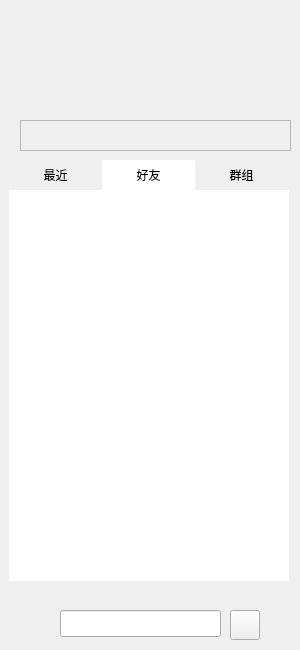
<?xml version="1.0" encoding="UTF-8"?>
<ui version="4.0">
 <class>FriendsList</class>
 <widget class="QWidget" name="FriendsList">
  <property name="geometry">
   <rect>
    <x>0</x>
    <y>0</y>
    <width>300</width>
    <height>650</height>
   </rect>
  </property>
  <property name="windowTitle">
   <string>Form</string>
  </property>
  <widget class="QTabWidget" name="FriendList_tabWidget">
   <property name="geometry">
    <rect>
     <x>9</x>
     <y>160</y>
     <width>280</width>
     <height>421</height>
    </rect>
   </property>
   <property name="focusPolicy">
    <enum>Qt::NoFocus</enum>
   </property>
   <property name="contextMenuPolicy">
    <enum>Qt::DefaultContextMenu</enum>
   </property>
   <property name="styleSheet">
    <string notr="true">QTabWidget::pane { /* The tab widget frame */
    border-top: none;
	background-color: rgb(255, 255, 255);
}

QTabWidget::tab-bar {
    left: 0px; /* move to the right by 5px */
	
}

/* Style the tab using the tab sub-control. Note that
    it reads QTabBar _not_ QTabWidget */
QTabBar::tab {

 	background: qlineargradient(x1: 0, y1: 0, x2: 0, y2: 1,
                                stop: 0 #EDEDED, stop: 0.4 #D0D0D0,
                                stop: 0.5 #C8C8C8, stop: 1.0 #C3C3C3);
text-align:center;
	width:93px;
	height:30px;
   border: none;
    border-top-left-radius: 2px;
    border-top-right-radius: 2px;
    min-width: 8ex;
    padding: 0px;
}

QTabBar::tab:hover {
	 	background: qlineargradient(x1: 0, y1: 0, x2: 0, y2: 1,
                                stop: 0 #DDDDDD, stop: 0.4 #DDDDDD,
                                stop: 0.5 #D8D8D8, stop: 1.0 #D3D3D3);
    
}

QTabBar::tab:selected {
	background-color: rgb(255, 255, 255);
   
}

QTabBar::tab:!selected {
    margin-top: 0px; /* make non-selected tabs look smaller */
}

                            </string>
   </property>
   <property name="tabPosition">
    <enum>QTabWidget::North</enum>
   </property>
   <property name="tabShape">
    <enum>QTabWidget::Rounded</enum>
   </property>
   <property name="currentIndex">
    <number>1</number>
   </property>
   <property name="iconSize">
    <size>
     <width>50</width>
     <height>30</height>
    </size>
   </property>
   <property name="elideMode">
    <enum>Qt::ElideNone</enum>
   </property>
   <property name="documentMode">
    <bool>false</bool>
   </property>
   <property name="tabsClosable">
    <bool>false</bool>
   </property>
   <property name="movable">
    <bool>false</bool>
   </property>
   <widget class="QWidget" name="Near_tab">
    <attribute name="icon">
     <iconset resource="images.qrc">
      <normaloff>:/images/images/recentList_unselect.svg</normaloff>
      <normalon>:/images/images/recentList_select.svg</normalon>:/images/images/recentList_unselect.svg</iconset>
    </attribute>
    <attribute name="title">
     <string>最近</string>
    </attribute>
    <widget class="QTreeView" name="treeView">
     <property name="geometry">
      <rect>
       <x>0</x>
       <y>0</y>
       <width>280</width>
       <height>391</height>
      </rect>
     </property>
     <property name="styleSheet">
      <string notr="true">QTreeView {
    show-decoration-selected: 1;
	border:none;
}

QTreeView::item {
     border: 1px solid #d9d9d9;
    border-top-color: transparent;
    border-bottom-color: transparent;
}

QTreeView::item:hover {
    background: qlineargradient(x1: 0, y1: 0, x2: 0, y2: 1, stop: 0 #e7effd, stop: 1 #cbdaf1);
    border: 1px solid #bfcde4;
}

QTreeView::item:selected {
    border: 1px solid #567dbc;
}

QTreeView::item:selected:active{
    background: qlineargradient(x1: 0, y1: 0, x2: 0, y2: 1, stop: 0 #6ea1f1, stop: 1 #567dbc);
}

QTreeView::item:selected:!active {
    background: qlineargradient(x1: 0, y1: 0, x2: 0, y2: 1, stop: 0 #6b9be8, stop: 1 #577fbf);
}</string>
     </property>
    </widget>
   </widget>
   <widget class="QWidget" name="Friends_tab">
    <attribute name="icon">
     <iconset resource="images.qrc">
      <normaloff>:/images/images/friendList_unselect.svg</normaloff>
      <normalon>:/images/images/friendList_select.svg</normalon>:/images/images/friendList_unselect.svg</iconset>
    </attribute>
    <attribute name="title">
     <string>好友</string>
    </attribute>
   </widget>
   <widget class="QWidget" name="Groups_tab">
    <attribute name="icon">
     <iconset resource="images.qrc">
      <normaloff>:/images/images/groupList_unselect.svg</normaloff>
      <normalon>:/images/images/groupList_select.svg</normalon>:/images/images/groupList_unselect.svg</iconset>
    </attribute>
    <attribute name="title">
     <string>群组</string>
    </attribute>
   </widget>
  </widget>
  <widget class="QLabel" name="UserAvatar_label">
   <property name="geometry">
    <rect>
     <x>20</x>
     <y>10</y>
     <width>100</width>
     <height>100</height>
    </rect>
   </property>
   <property name="text">
    <string/>
   </property>
   <property name="pixmap">
    <pixmap resource="images.qrc">:/images/images/avatar.png</pixmap>
   </property>
  </widget>
  <widget class="QLabel" name="UserPS_label">
   <property name="geometry">
    <rect>
     <x>20</x>
     <y>120</y>
     <width>271</width>
     <height>31</height>
    </rect>
   </property>
   <property name="frameShape">
    <enum>QFrame::StyledPanel</enum>
   </property>
   <property name="text">
    <string/>
   </property>
  </widget>
  <widget class="QPushButton" name="pushButton">
   <property name="geometry">
    <rect>
     <x>230</x>
     <y>610</y>
     <width>30</width>
     <height>30</height>
    </rect>
   </property>
   <property name="text">
    <string/>
   </property>
   <property name="icon">
    <iconset>
     <normaloff>images/find.png</normaloff>images/find.png</iconset>
   </property>
  </widget>
  <widget class="QLineEdit" name="lineEdit">
   <property name="geometry">
    <rect>
     <x>60</x>
     <y>610</y>
     <width>161</width>
     <height>27</height>
    </rect>
   </property>
  </widget>
  <widget class="QPushButton" name="Close_pushButton">
   <property name="geometry">
    <rect>
     <x>270</x>
     <y>10</y>
     <width>20</width>
     <height>20</height>
    </rect>
   </property>
   <property name="focusPolicy">
    <enum>Qt::NoFocus</enum>
   </property>
   <property name="styleSheet">
    <string notr="true">QPushButton{
			border-image: url(:/images/images/button-quit.svg);
   			border:none;
}
QPushButton:hover{border:none;border-image: url(:/images/images/button-quit.svg);}
QPushButton:pressed{border:none;border-image: url(:/images/images/button-quit.svg);}</string>
   </property>
   <property name="text">
    <string/>
   </property>
   <property name="icon">
    <iconset resource="images.qrc">
     <normaloff>:/images/images/button-quit.svg</normaloff>:/images/images/button-quit.svg</iconset>
   </property>
   <property name="iconSize">
    <size>
     <width>25</width>
     <height>25</height>
    </size>
   </property>
  </widget>
  <widget class="QLabel" name="UserName_label">
   <property name="geometry">
    <rect>
     <x>140</x>
     <y>40</y>
     <width>111</width>
     <height>31</height>
    </rect>
   </property>
   <property name="text">
    <string>&lt;html&gt;&lt;head/&gt;&lt;body&gt;&lt;p align=&quot;center&quot;&gt;&lt;span style=&quot; color:#ffffff;&quot;&gt;&lt;br/&gt;&lt;/span&gt;&lt;/p&gt;&lt;/body&gt;&lt;/html&gt;</string>
   </property>
  </widget>
 </widget>
 <resources>
  <include location="images.qrc"/>
 </resources>
 <connections/>
</ui>
